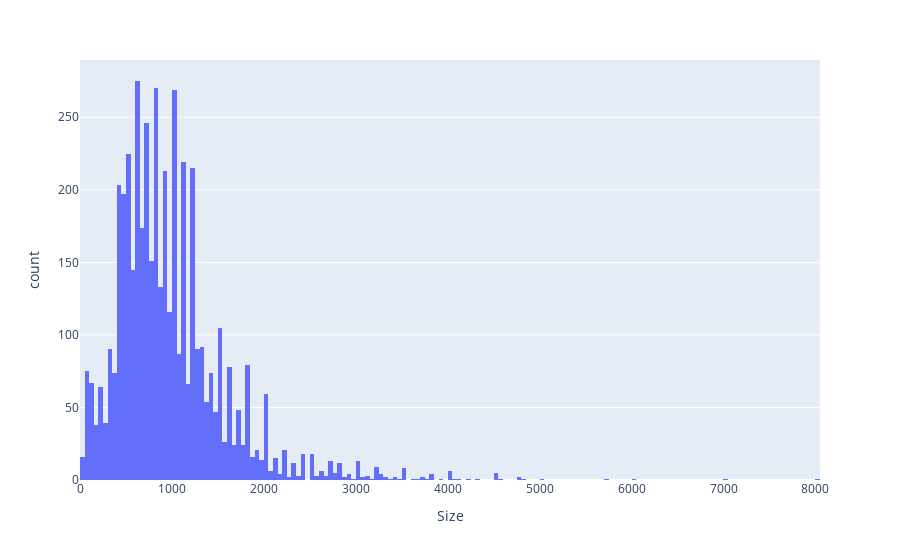

The notebook cell this image was saved under:
### Markdown cell above
## Min Max Scaling

### Code cell
px.histogram(df, "Size")

### Figure 1 — Plotly figure (JSON) as saved in the notebook; plotly's stock layout.template omitted (floating-point values rounded to 4 significant figures; data arrays with more than 128 entries replaced by an {"elided": "..."} marker saying what was removed)
{"data": [{"alignmentgroup": "True", "bingroup": "x", "hovertemplate": "Size=%{x}<br>count=%{y}<extra></extra>", "legendgroup": "", "marker": {"color": "#636efa", "pattern": {"shape": ""}}, "name": "", "offsetgroup": "", "orientation": "v", "showlegend": false, "type": "histogram", "x": {"elided": "4746 int values"}, "xaxis": "x", "yaxis": "y"}], "layout": {"barmode": "relative", "legend": {"tracegroupgap": 0}, "margin": {"t": 60}, "xaxis": {"anchor": "y", "domain": [0, 1], "title": {"text": "Size"}}, "yaxis": {"anchor": "x", "domain": [0, 1], "title": {"text": "count"}}}}
